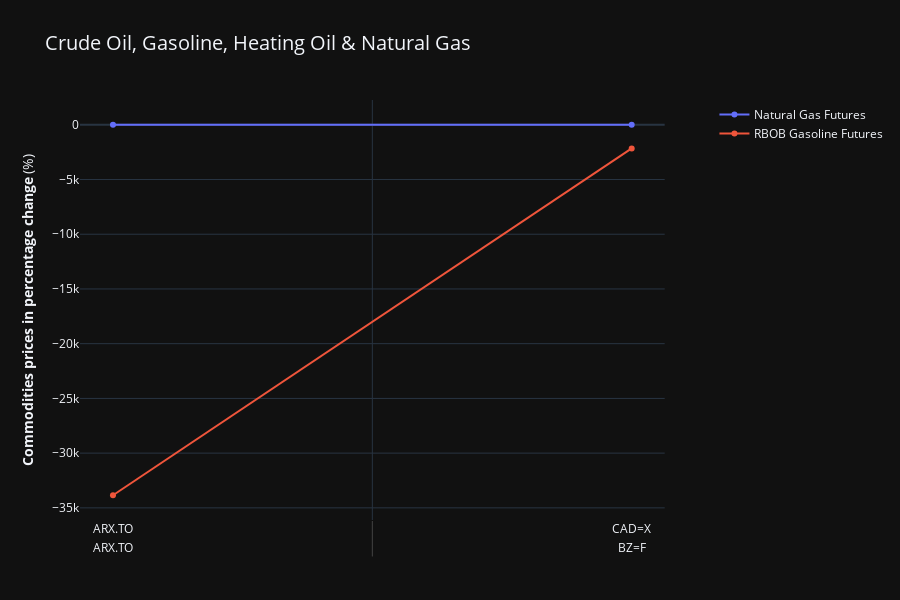

The cell this chart's notebook holds for it:
### Code cell
### Modelling: Least Squares Method - Gauss-Márkov (1829)

df_daily_quote = pd.read_excel(r'C:\Users\Admin\Desktop\Planeamiento\0. Resumes\2. Professions\Portfolio\Financial_markets_analysis\yahoo_finance_daily_quotes.xlsx',index_col=0)
df0 = df_daily_quote.iloc[:,0:15].copy();

import statsmodels.api as sm #Modelos estadistico y metodologías econometricas
from statsmodels.stats.stattools import durbin_watson
from statsmodels.stats.diagnostic import acorr_ljungbox
import numpy as np
import pandas as pd

n = df0.columns # five time-series


k = 2 # two exogenous variable

from itertools import combinations
combinations = pd.DataFrame(combinations(n, k))
combinations = combinations.values.tolist()

joblist = []


for j in range(len(combinations)): #numero de modelos que se generan
    t = df0.index.values
    y = df0['BZ=F'].pct_change().fillna(method="bfill").values
    X = df0[combinations[j]].pct_change().fillna(method="bfill").values
    result = sm.OLS(y,X).fit()
    
    s = combinations[j]
    s0 = result.rsquared_adj
    s1 = durbin_watson(result.resid)
    s2 = result.aic
    s3 = result.f_pvalue
    s4 = result.pvalues
# falta el exogeno
    job = {'Exogenous' : s,
           'R^2' : s0,
           'Dw' : s1,
           'AIC' : s2,
           'f_pvalue' : s3,
           'pvalues' : s4,
           
          }
    joblist.append(job)
df = pd.DataFrame(joblist)
display(df)

# Plot
import plotly.express as px
import plotly.graph_objects as go
from plotly.subplots import make_subplots

# Create figure with secondary y-axis
fig = make_subplots(rows=1, cols=1,
                    specs=[
                           [{"secondary_y": True}], 
                          #  [{"secondary_y": True}],
#                            [{"secondary_y": True}],
#                            [{"secondary_y": True}],
                          ],                 
                    shared_xaxes=True,
                    vertical_spacing=0.05,
                   )

# Add traces
fig.add_trace(go.Scatter(x=df['Exogenous'], y=df['R^2'], name="Natural Gas Futures",),row=1, col=1, secondary_y=False,)
fig.add_trace(go.Scatter(x=df['Exogenous'], y=df['AIC'], name="RBOB Gasoline Futures"),row=1, col=1, secondary_y=False,)
# fig.add_bar(x=df.index, y=df['resid'], name="resid", row=2, col=1, secondary_y=False)



# Add figure title
fig.update_layout(title_text="Double Y Axis Example")
fig.update_layout(barmode='stack')


# Set x-axis title
fig.update_xaxes(title_text="")

# Set y-axes titles
fig.update_yaxes(title_text="<b>Commodities prices in percentage change</b> (%)", secondary_y=False)
fig.update_yaxes(title_text="<b>Cumulated share</b> (%)", secondary_y=True)

fig.update_xaxes(showgrid=True)
fig.update_yaxes(showgrid=True)

# template =["plotly", "plotly_white", "plotly_dark", "ggplot2", "seaborn", "simple_white", "none"]:
fig.update_layout(template='plotly_dark',
                  title="Crude Oil, Gasoline, Heating Oil & Natural Gas",
                  height=600,
#                 width=1850,
                 title_font_size=20
                 )

fig.show()

#drop row using a filter condition on a column value 
df = df[df['R^2'] != 1 ]
df

### Figure 1 — Plotly figure (JSON) as saved in the notebook; plotly's stock layout.template omitted (floating-point values rounded to 4 significant figures; data arrays with more than 128 entries replaced by an {"elided": "..."} marker saying what was removed)
{"data": [{"name": "Natural Gas Futures", "type": "scatter", "x": {"elided": "105x2 str values"}, "xaxis": "x", "y": [1, 0.2508, 0.2515, 0.867, 0.3646, 0.3608, 0.2862, 0.2863, 0.6005, 0.3228, 0.2783, 0.2559, 0.2742, 0.3135, 1, 1, 1, 1, 1, 1, 1, 1, 1, 1, 1, 1, 1, 0.04228, 0.8672, 0.3533, 0.334, 0.1667, 0.1697, 0.5307, 0.2663, 0.1703, 0.00269, 0.1238, 0.235, 0.8674, 0.3519, 0.3316, 0.1689, 0.1742, 0.5346, 0.2615, 0.1755, 0.04371, 0.1309, 0.2351, 0.8674, 0.8669, 0.8669, 0.8669, 0.8708, 0.8669, 0.8669, 0.8677, 0.8676, 0.8669, 0.3779, 0.3522, 0.357, 0.6209, 0.357, 0.3572, 0.3497, 0.3524, 0.3647, 0.3451, 0.3407, 0.6065, 0.3431, 0.3467, 0.3301, 0.3348, 0.3592, 0.2161, 0.5743, 0.2884, 0.2263, 0.1636, 0.208, 0.2461, 0.57, 0.2921, 0.2065, 0.1679, 0.2116, 0.2541, 0.5988, 0.5648, 0.5307, 0.5534, 0.585, 0.2885, 0.2614, 0.2754, 0.3083, 0.1693, 0.2012, 0.2501, 0.1221, 0.2322, 0.2544], "yaxis": "y"}, {"name": "RBOB Gasoline Futures", "type": "scatter", "x": {"elided": "105x2 str values"}, "xaxis": "x", "y": [-33850.0, -2159.0, -2160.0, -2939.0, -2234.0, -2231.0, -2181.0, -2181.0, -2443.0, -2205.0, -2176.0, -2163.0, -2174.0, -2199.0, -33900.0, -33910.0, -34810.0, -35260.0, -33810.0, -36870.0, -34120.0, -35330.0, -34170.0, -33910.0, -33910.0, -35620.0, -34400.0, -2049.0, -2940.0, -2226.0, -2213.0, -2111.0, -2113.0, -2370.0, -2169.0, -2113.0, -2030.0, -2089.0, -2150.0, -2940.0, -2225.0, -2211.0, -2113.0, -2116.0, -2374.0, -2166.0, -2116.0, -2049.0, -2093.0, -2150.0, -2940.0, -2939.0, -2939.0, -2939.0, -2952.0, -2939.0, -2939.0, -2942.0, -2941.0, -2939.0, -2243.0, -2225.0, -2228.0, -2467.0, -2228.0, -2229.0, -2223.0, -2225.0, -2234.0, -2220.0, -2217.0, -2450.0, -2219.0, -2221.0, -2210.0, -2213.0, -2230.0, -2139.0, -2414.0, -2183.0, -2145.0, -2110.0, -2134.0, -2157.0, -2410.0, -2185.0, -2134.0, -2112.0, -2136.0, -2161.0, -2441.0, -2404.0, -2370.0, -2393.0, -2426.0, -2183.0, -2166.0, -2174.0, -2195.0, -2113.0, -2131.0, -2159.0, -2088.0, -2148.0, -2162.0], "yaxis": "y"}], "layout": {"barmode": "stack", "height": 600, "title": {"font": {"size": 20}, "text": "Crude Oil, Gasoline, Heating Oil & Natural Gas"}, "xaxis": {"anchor": "y", "domain": [0, 0.94], "showgrid": true, "title": {"text": ""}}, "yaxis": {"anchor": "x", "domain": [0, 1], "showgrid": true, "title": {"text": "<b>Commodities prices in percentage change</b> (%)"}}, "yaxis2": {"anchor": "x", "overlaying": "y", "showgrid": true, "side": "right", "title": {"text": "<b>Cumulated share</b> (%)"}}}}
